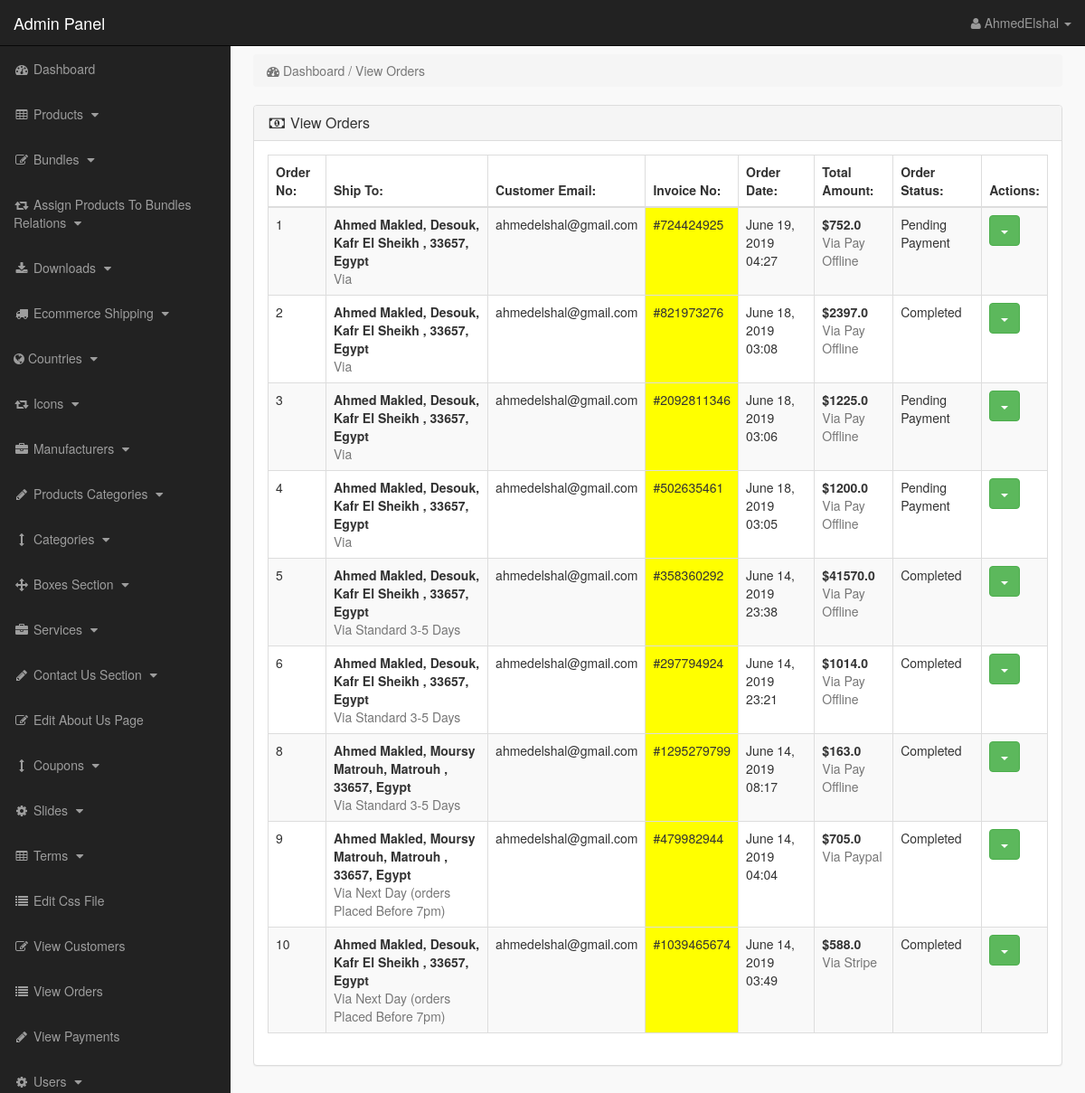
The app's page /admin_area/index.php?view_orders (signed in) with its own data.
### tables this page shows
CREATE TABLE `orders` (
  `order_id` int(10) NOT NULL,
  `customer_id` int(10) NOT NULL,
  `invoice_no` int(10) NOT NULL,
  `shipping_type` text NOT NULL,
  `shipping_cost` decimal(10,1) NOT NULL,
  `payment_method` text NOT NULL,
  `order_date` text NOT NULL,
  `order_total` decimal(10,1) NOT NULL,
  `order_status` text NOT NULL
);

CREATE TABLE `orders_addresses` (
  `address_id` int(10) NOT NULL,
  `order_id` int(10) NOT NULL,
  `billing_first_name` text NOT NULL,
  `billing_last_name` text NOT NULL,
  `billing_country` text NOT NULL,
  `billing_address_1` text NOT NULL,
  `billing_address_2` text NOT NULL,
  `billing_state` text NOT NULL,
  `billing_city` text NOT NULL,
  `billing_postcode` text NOT NULL,
  `is_shipping_address_same` text NOT NULL,
  `shipping_first_name` text NOT NULL,
  `shipping_last_name` text NOT NULL,
  `shipping_country` text NOT NULL,
  `shipping_address_1` text NOT NULL,
  `shipping_address_2` text NOT NULL,
  `shipping_state` text NOT NULL,
  `shipping_city` text NOT NULL,
  `shipping_postcode` int(100) NOT NULL
);

CREATE TABLE `countries` (
  `country_id` int(10) NOT NULL,
  `country_name` text NOT NULL
);

CREATE TABLE `customers` (
  `customer_id` int(10) NOT NULL,
  `customer_name` varchar(255) NOT NULL,
  `customer_email` varchar(255) NOT NULL,
  `customer_pass` varchar(255) NOT NULL,
  `customer_country` text NOT NULL,
  `customer_city` text NOT NULL,
  `customer_contact` varchar(255) NOT NULL,
  `customer_address` text NOT NULL,
  `customer_image` text NOT NULL,
  `customer_ip` varchar(255) NOT NULL,
  `customer_confirm_code` text NOT NULL
);

### admin_area/view_orders.php (the view, shortened to what this page needs)
<?php
if(!isset($_SESSION['admin_email'])){
echo "<script>window.open('login.php','_self')</script>";
}
else {
$admin_email = $_SESSION['admin_email'];
$select_admin = "select * from admins where admin_email='$admin_email'";
$run_admin = mysqli_query($con,$select_admin);
$row_admin = mysqli_fetch_array($run_admin);
$admin_id = $row_admin["admin_id"];
?>
<div class="row">
<div class="col-lg-12">
<ol class="breadcrumb">
<li class="active">
<i class="fa fa-dashboard"></i> Dashboard / View Orders
</li>
</ol>
</div>
</div>
<div class="row">
<div class="col-lg-12">
<div class="panel panel-default">
<div class="panel-heading">
<h3 class="panel-title">
<i class="fa fa-money fa-fw"></i> View Orders
</h3>
</div>
<div class="panel-body">
<div class="table-responsive">
<table class="table table-bordered table-hover table-striped">
<thead>
<tr>
<th>Order No:</th>
<th>Ship To:</th>
<th>Customer Email:</th>
<th>Invoice No:</th>
<th>Order Date:</th>
<th>Total Amount:</th>
<th>Order Status:</th>
<th>Actions:</th>
</tr>
</thead>
<tbody>
<?php
$i = 0;
$select_orders = "select * from orders order by 1 desc";
$run_orders = mysqli_query($con,$select_orders);
while($row_orders = mysqli_fetch_array($run_orders)){
$i++;
$order_id = $row_orders["order_id"];
$customer_id = $row_orders["customer_id"];
$invoice_no = $row_orders["invoice_no"];
$shipping_type = $row_orders["shipping_type"];
$payment_method = $row_orders["payment_method"];
$order_date = $row_orders["order_date"];
$order_total = $row_orders["order_total"];
$order_status = $row_orders["order_status"];
$get_customer = "select * from customers where customer_id='$customer_id'";
$run_customer = mysqli_query($con, $get_customer);
$row_customer = mysqli_fetch_array($run_customer);
$customer_email = $row_customer['customer_email'];
$select_order_addresses = "select * from orders_addresses where order_id='$order_id'";
$run_order_addresses = mysqli_query($con, $select_order_addresses);
$row_order_addresses = mysqli_fetch_array($run_order_addresses);
$billing_first_name = $row_order_addresses["billing_first_name"];
$billing_last_name = $row_order_addresses["billing_last_name"];
$billing_country = $row_order_addresses["billing_country"];
$billing_state = $row_order_addresses["billing_state"];
$billing_city = $row_order_addresses["billing_city"];
$billing_postcode = $row_order_addresses["billing_postcode"];
$is_shipping_address_same = $row_order_addresses["is_shipping_address_same"];
$shipping_first_name = $row_order_addresses["shipping_first_name"];
$shipping_last_name = $row_order_addresses["shipping_last_name"];
$shipping_country = $row_order_addresses["shipping_country"];
$shipping_state = $row_order_addresses["shipping_state"];
$shipping_city = $row_order_addresses["shipping_city"];
$shipping_postcode = $row_order_addresses["shipping_postcode"];
$select_hide_admin_orders = "select * from hide_admin_orders where admin_id='$admin_id' and order_id='$order_id'";
$run_select_hide_admin_orders = mysqli_query($con,$select_hide_admin_orders);
$count_hide_admin_orders = mysqli_num_rows($run_select_hide_admin_orders);
if($count_hide_admin_orders == 0){
?>
<tr>
<td><?php echo $i; ?></td>
<td>
<strong>
<?php if($is_shipping_address_same == "yes"){ ?>
<?php echo $billing_first_name . " " . $billing_last_name; ?>,
<?php echo $billing_city; ?>,
<?php echo $billing_state; ?>,
<?php echo $billing_postcode; ?>,
<?php
$select_country = "select * from countries where country_id='$billing_country'";
$run_country = mysqli_query($con,$select_country);
$row_country = mysqli_fetch_array($run_country);
echo $country_name = $row_country["country_name"];
?>
<?php }elseif($is_shipping_address_same == "no"){ ?>
<?php echo $shipping_first_name . " " . $shipping_last_name; ?>,
<?php echo $shipping_city; ?>,
<?php echo $shipping_state; ?>,
<?php echo $shipping_postcode; ?>,
<?php
$select_country = "select * from countries where country_id='$shipping_country'";
$run_country = mysqli_query($con,$select_country);
$row_country = mysqli_fetch_array($run_country);
echo $country_name = $row_country["country_name"];
?>
<?php }elseif($is_shipping_address_same == "none"){ ?>
Shipping None
<?php } ?>
</strong>
<br>
<?php if($is_shipping_address_same != "none"){ ?>
<span class="text-muted"> Via <?php echo ucwords($shipping_type); ?> </span>
<?php } ?>
</td>
<td><?php echo $customer_email; ?></td>
<td bgcolor="yellow">#<?php echo $invoice_no; ?></td>
<td><?php echo $order_date; ?></td>
<td>
<strong> $<?php echo $order_total; ?> </strong><br>
<span class="text-muted"> Via <?php echo ucwords($payment_method); ?> </span>
</td>
<td>
<?php
if($order_status == "pending"){
echo ucwords($order_status . " Payment");
}else{
echo ucwords($order_status);
}
?>
</td>
<td>
<div class="dropdown">
<button class="btn btn-success dropdown-toggle" data-toggle="dropdown">
<span class="caret"></span>
</button>
</div>
</td>
</tr>
<?php
}
}
?>
</tbody>
</table>
</div>
</div>
</div>
</div>
</div>
<?php } ?>

### admin_area/includes/sidebar.php (shortened to what this page needs)
<?php
if(!isset($_SESSION['admin_email'])){
echo "<script>window.open('login.php','_self')</script>";
}
else {
?>
<nav class="navbar navbar-inverse navbar-fixed-top" >
<div class="navbar-header" >
<a class="navbar-brand" href="index.php?dashboard" >Admin Panel</a>
</div>
<ul class="nav navbar-right top-nav" >
<li class="dropdown" >
<a href="#" class="dropdown-toggle" data-toggle="dropdown" >
<i class="fa fa-user" ></i>
<?php echo $admin_name; ?> <b class="caret" ></b>
</a>
</li>
</ul>
<div class="collapse navbar-collapse navbar-ex1-collapse">
<ul class="nav navbar-nav side-nav">
<li>
<a href="index.php?dashboard">
<i class="fa fa-fw fa-dashboard"></i> Dashboard
</a>
</li>
<li>
<a href="#" data-toggle="collapse" data-target="#products">
<i class="fa fa-fw fa-table"></i> Products
<i class="fa fa-fw fa-caret-down"></i>
</a>
</li>
<li>
<a href="#" data-toggle="collapse" data-target="#bundles">
<i class="fa fa-fw fa-edit"></i> Bundles
<i class="fa fa-fw fa-caret-down"></i>
</a>
</li>
<li>
<a href="#" data-toggle="collapse" data-target="#relations">
<i class="fa fa-fw fa-retweet"></i> Assign Products To Bundles Relations
<i class="fa fa-fw fa-caret-down"></i>
</a>
</li>
<li>
<a href="#" data-toggle="collapse" data-target="#downloads">
<i class="fa fa-fw fa-download"></i> Downloads
<i class="fa fa-fw fa-caret-down"></i>
</a>
</li>
<li>
<a href="#" data-toggle="collapse" data-target="#shipping">
<i class="fa fa-fw fa-truck"></i> Ecommerce Shipping
<i class="fa fa-fw fa-caret-down"></i>
</a>
</li>
<li>
<a href="#" data-toggle="collapse" data-target="#countries">
<i class="fa fa-globe"></i> Countries
<i class="fa fa-fw fa-caret-down"></i>
</a>
</li>
<li>
<a href="#" data-toggle="collapse" data-target="#icons">
<i class="fa fa-fw fa-retweet"> </i> Icons
<i class="fa fa-fw fa-caret-down" ></i>
</a>
</li>
<li>
<a href="#" data-toggle="collapse" data-target="#manufacturers">
<i class="fa fa-fw fa-briefcase"></i> Manufacturers
<i class="fa fa-fw fa-caret-down"></i>
</a>
</li>
<li>
<a href="#" data-toggle="collapse" data-target="#p_cat">
<i class="fa fa-fw fa-pencil"></i> Products Categories
<i class="fa fa-fw fa-caret-down"></i>
</a>
</li>
<li>
<a href="#" data-toggle="collapse" data-target="#cat">
<i class="fa fa-fw fa-arrows-v"></i> Categories
<i class="fa fa-fw fa-caret-down"></i>
</a>
</li>
<li>
<a href="#" data-toggle="collapse" data-target="#boxes">
<i class="fa fa-fw fa-arrows"></i> Boxes Section
<i class="fa fa-fw fa-caret-down"></i>
</a>
</li>
<li>
<a href="#" data-toggle="collapse" data-target="#services">
<i class="fa fa-fw fa-briefcase"></i> Services
<i class="fa fa-fw fa-caret-down"></i>
</a>
</li>
<li>
<a href="#" data-toggle="collapse" data-target="#contact_us">
<i class="fa fa-fw fa-pencil"> </i> Contact Us Section
<i class="fa fa-fw fa-caret-down"></i>
</a>
</li>
<li>
<a href="index.php?edit_about_us">
<i class="fa fa-fw fa-edit"></i> Edit About Us Page
</a>
</li>
<li>
<a href="#" data-toggle="collapse" data-target="#coupons">
<i class="fa fa-fw fa-arrows-v"></i> Coupons
<i class="fa fa-fw fa-caret-down"></i>
</a>
</li>
<li>
<a href="#" data-toggle="collapse" data-target="#slides">
<i class="fa fa-fw fa-gear"></i> Slides
<i class="fa fa-fw fa-caret-down"></i>
</a>
</li>
<li>
<a href="#" data-toggle="collapse" data-target="#terms" >
<i class="fa fa-fw fa-table"></i> Terms
<i class="fa fa-fw fa-caret-down"></i>
</a>
</li>
<li>
<a href="index.php?edit_css">
<i class="fa fa-fw fa-list"></i> Edit Css File
</a>
</li>
<li>
<a href="index.php?view_customers">
<i class="fa fa-fw fa-edit"></i> View Customers
</a>
</li>
<li>
<a href="index.php?view_orders">
<i class="fa fa-fw fa-list"></i> View Orders
</a>
</li>
<li>
<a href="index.php?view_payments">
<i class="fa fa-fw fa-pencil"></i> View Payments
</a>
</li>
<li>
<a href="#" data-toggle="collapse" data-target="#users">
<i class="fa fa-fw fa-gear"></i> Users
<i class="fa fa-fw fa-caret-down"></i>
</a>
</li>
</ul>
</div>
</nav>
<?php } ?>

### admin_area/css/style.css (style rules this page uses)
body { margin-top:100px; }
@media (min-width: 768px) { body { margin-top:50px; } }
.top-nav { padding:0 15px; }
.top-nav>li { display:inline-block; float:left; }
.top-nav>li>a { padding-top:15px; padding-bottom:15px; line-height:20px; color:#999; }
@media (min-width: 768px) { .side-nav { position:fixed; top:51px; width:255px; border-radius:0; overflow-y:auto; background-color: #222; bottom:0; overflow-x:hidden; padding-bottom:40px; } }
@media (min-width: 768px) { .side-nav>li>a { width:255px; } }
.panel-body { border-radius:5px; }

### records on screen
orders: orders_addresses.billing_first_name "Ahmed", orders_addresses.billing_last_name "Makled", orders_addresses.billing_city "Desouk", orders_addresses.billing_state "Kafr El Sheikh", orders_addresses.billing_postcode "33657", countries.country_name "Egypt", customer.customer_email "ahmedelshal@gmail.com", invoice_no "724424925", order_date "June 19, 2019 04:27", order_total "752.0", payment_method "Pay Offline", order_status "Pending Payment"
orders: orders_addresses.billing_first_name "Ahmed", orders_addresses.billing_last_name "Makled", orders_addresses.billing_city "Desouk", orders_addresses.billing_state "Kafr El Sheikh", orders_addresses.billing_postcode "33657", countries.country_name "Egypt", customer.customer_email "ahmedelshal@gmail.com", invoice_no "821973276", order_date "June 18, 2019 03:08", order_total "2397.0", payment_method "Pay Offline", order_status "Completed"
orders: orders_addresses.billing_first_name "Ahmed", orders_addresses.billing_last_name "Makled", orders_addresses.billing_city "Desouk", orders_addresses.billing_state "Kafr El Sheikh", orders_addresses.billing_postcode "33657", countries.country_name "Egypt", customer.customer_email "ahmedelshal@gmail.com", invoice_no "2092811346", order_date "June 18, 2019 03:06", order_total "1225.0", payment_method "Pay Offline", order_status "Pending Payment"
orders: orders_addresses.billing_first_name "Ahmed", orders_addresses.billing_last_name "Makled", orders_addresses.billing_city "Desouk", orders_addresses.billing_state "Kafr El Sheikh", orders_addresses.billing_postcode "33657", countries.country_name "Egypt", customer.customer_email "ahmedelshal@gmail.com", invoice_no "502635461", order_date "June 18, 2019 03:05", order_total "1200.0", payment_method "Pay Offline", order_status "Pending Payment"
orders: orders_addresses.billing_first_name "Ahmed", orders_addresses.billing_last_name "Makled", orders_addresses.billing_city "Desouk", orders_addresses.billing_state "Kafr El Sheikh", orders_addresses.billing_postcode "33657", countries.country_name "Egypt", shipping_type "Standard 3-5 Days", customer.customer_email "ahmedelshal@gmail.com", invoice_no "358360292", order_date "June 14, 2019 23:38", order_total "41570.0", payment_method "Pay Offline", order_status "Completed"
orders: orders_addresses.billing_first_name "Ahmed", orders_addresses.billing_last_name "Makled", orders_addresses.billing_city "Desouk", orders_addresses.billing_state "Kafr El Sheikh", orders_addresses.billing_postcode "33657", countries.country_name "Egypt", shipping_type "Standard 3-5 Days", customer.customer_email "ahmedelshal@gmail.com", invoice_no "297794924", order_date "June 14, 2019 23:21", order_total "1014.0", payment_method "Pay Offline", order_status "Completed"
orders: orders_addresses.shipping_first_name "Ahmed", orders_addresses.shipping_last_name "Makled", orders_addresses.shipping_city "Moursy Matrouh", orders_addresses.shipping_state "Matrouh", orders_addresses.shipping_postcode "33657", countries.country_name "Egypt", shipping_type "Standard 3-5 Days", customer.customer_email "ahmedelshal@gmail.com", invoice_no "1295279799", order_date "June 14, 2019 08:17", order_total "163.0", payment_method "Pay Offline", order_status "Completed"
orders: orders_addresses.shipping_first_name "Ahmed", orders_addresses.shipping_last_name "Makled", orders_addresses.shipping_city "Moursy Matrouh", orders_addresses.shipping_state "Matrouh", orders_addresses.shipping_postcode "33657", countries.country_name "Egypt", shipping_type "Next Day (orders Placed Before 7pm)", customer.customer_email "ahmedelshal@gmail.com", invoice_no "479982944", order_date "June 14, 2019 04:04", order_total "705.0", payment_method "Paypal", order_status "Completed"
orders: orders_addresses.billing_first_name "Ahmed", orders_addresses.billing_last_name "Makled", orders_addresses.billing_city "Desouk", orders_addresses.billing_state "Kafr El Sheikh", orders_addresses.billing_postcode "33657", countries.country_name "Egypt", shipping_type "Next Day (orders Placed Before 7pm)", customer.customer_email "ahmedelshal@gmail.com", invoice_no "1039465674", order_date "June 14, 2019 03:49", order_total "588.0", payment_method "Stripe", order_status "Completed"

### other values on screen
$admin_name "AhmedElshal"
